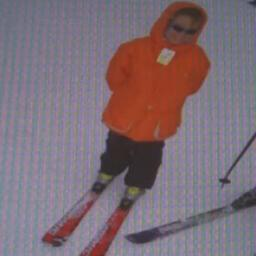
#> input picture sample_images/004.jpg, 256 x 256 px
$ python -i edge_aware.py   (imports and definitions only)   (older library calls are emulated)
#> lines starting #> are read from the running program, lines starting #| are printed output that depends on the picture
### backend/processing/gaussian.py
"""Gaussian Smoothing Filter for Moiré Pattern Reduction.

This module provides Gaussian smoothing baseline with support for:
- Full RGB / channel-independent processing
- Luminance-only processing in YCrCb color space
- Edge-case handling (small images, even kernel sizes, grayscale input)
"""

from typing import Union
import cv2
import numpy as np


def _ensure_bgr_uint8(image: np.ndarray) -> np.ndarray:
    """Ensure the image is a 3-channel BGR uint8 numpy array."""
    if not isinstance(image, np.ndarray):
        raise TypeError(f"Expected numpy.ndarray, got {type(image)}")
    if image.size == 0:
        raise ValueError("Image is empty")

    # Handle float / non-uint8 images
    if image.dtype != np.uint8:
        if np.issubdtype(image.dtype, np.floating):
            if image.max() <= 1.0:
                img_u8 = (image * 255.0).clip(0, 255).astype(np.uint8)
            else:
                img_u8 = image.clip(0, 255).astype(np.uint8)
        else:
            img_u8 = image.clip(0, 255).astype(np.uint8)
    else:
        img_u8 = image.copy()

    # Handle grayscale (2D or 3D with 1 channel)
    if img_u8.ndim == 2:
        img_u8 = cv2.cvtColor(img_u8, cv2.COLOR_GRAY2BGR)
    elif img_u8.ndim == 3 and img_u8.shape[2] == 1:
        img_u8 = cv2.cvtColor(img_u8, cv2.COLOR_GRAY2BGR)
    elif img_u8.ndim == 3 and img_u8.shape[2] == 4:
        # RGBA to BGR
        img_u8 = cv2.cvtColor(img_u8, cv2.COLOR_BGRA2BGR)
    elif img_u8.ndim != 3 or img_u8.shape[2] != 3:
        raise ValueError(f"Unsupported image shape: {image.shape}")

    return img_u8


# [60 lines left out: function gaussian_filter, not called in this run]

### backend/processing/edge_aware.py
"""Edge-Aware Adaptive Filtering for Screen Moiré Pattern Removal.

This module implements an adaptive edge-preserving filter combining:
- Gradient/edge map extraction (Sobel & Canny)
- Bilateral filtering for non-linear local tone smoothing
- Guided filtering (with cv2.ximgproc support and pure-NumPy/OpenCV fallback)
- Soft edge-weight blending to protect sharp text, gridlines, and UI icons
- Optional multi-scale processing
"""

from typing import Optional, Tuple
import cv2
import numpy as np

try:
    from processing.gaussian import _ensure_bgr_uint8
except ImportError:
    from backend.processing.gaussian import _ensure_bgr_uint8


# [68 lines left out: function guided_filter_manual, not called in this run]


def apply_guided_filter(
    guide: np.ndarray,
    src: np.ndarray,
    radius: int = 4,
    eps: float = 0.04,
) -> np.ndarray:
    """Wrapper that utilizes cv2.ximgproc.guidedFilter if available, otherwise manual fallback."""
    if hasattr(cv2, 'ximgproc') and hasattr(cv2.ximgproc, 'guidedFilter'):
        try:
            return cv2.ximgproc.guidedFilter(guide, src, radius, eps)
        except Exception:
            pass

    # Normalize to float32 [0, 1] if uint8
    guide_f = guide.astype(np.float32) / 255.0 if guide.dtype == np.uint8 else guide.astype(np.float32)
    src_f = src.astype(np.float32) / 255.0 if src.dtype == np.uint8 else src.astype(np.float32)

    res = guided_filter_manual(guide_f, src_f, radius=radius, eps=eps)
    return (res * 255.0).clip(0, 255).astype(np.uint8)


def compute_edge_mask(image: np.ndarray, edge_threshold: float = 50.0) -> np.ndarray:
    """Compute normalized edge retention mask [0, 1] where 1.0 means strong edge to retain.

    Args:
        image: BGR uint8 image.
        edge_threshold: Gradient threshold (10 - 200).

    Returns:
        Float32 mask of shape (H, W) in range [0, 1].
    """
    gray = cv2.cvtColor(image, cv2.COLOR_BGR2GRAY)

    # Compute Sobel gradients
    sobel_x = cv2.Sobel(gray, cv2.CV_32F, 1, 0, ksize=3)
    sobel_y = cv2.Sobel(gray, cv2.CV_32F, 0, 1, ksize=3)
    grad_mag = np.sqrt(sobel_x ** 2 + sobel_y ** 2)

    # Compute Canny binary edge map for fine lines
    canny = cv2.Canny(gray, int(edge_threshold * 0.7), int(edge_threshold * 1.5))
    canny_soft = cv2.GaussianBlur(canny.astype(np.float32) / 255.0, (3, 3), 1.0)

    # Normalize gradient magnitude
    norm_grad = np.clip(grad_mag / max(1.0, float(edge_threshold)), 0.0, 1.0)

    # Combine Sobel and soft Canny
    combined_mask = np.maximum(norm_grad, canny_soft)
    # Smooth mask slightly to prevent harsh edge seams
    smooth_mask = cv2.GaussianBlur(combined_mask, (3, 3), 0.8)
    return np.clip(smooth_mask, 0.0, 1.0).astype(np.float32)


def edge_aware_filter(
    image: np.ndarray,
    filter_strength: int = 75,
    edge_threshold: int = 50,
    bilateral_d: int = 9,
    bilateral_sigma_color: float = 75.0,
    bilateral_sigma_space: float = 75.0,
    guided_radius: int = 4,
    guided_eps: float = 0.04,
    use_guided: bool = True,
    multi_scale: bool = False,
    luminance_only: bool = False,
) -> np.ndarray:
    """Apply edge-aware adaptive filtering to suppress moiré while preserving sharp edges.

    Args:
        image: Input image (BGR uint8).
        filter_strength: Blending strength in [1, 100].
        edge_threshold: Threshold for edge preservation sensitivity in [10, 200].
        bilateral_d: Diameter of each pixel neighborhood for bilateral filter (5-15).
        bilateral_sigma_color: Filter sigma in the color space (25-150).
        bilateral_sigma_space: Filter sigma in the coordinate space (25-150).
        guided_radius: Radius of guided filter (2-16).
        guided_eps: Regularization parameter for guided filter (0.001-1.0).
        use_guided: Whether to include guided filtering stage.
        multi_scale: If True, applies multi-scale guided filtering.
        luminance_only: If True, applies edge-aware smoothing primarily to luminance.

    Returns:
        Filtered BGR image as uint8 numpy array.
    """
    img = _ensure_bgr_uint8(image)
    h, w = img.shape[:2]

    # Constrain parameters
    filter_strength = int(np.clip(filter_strength, 1, 100))
    edge_threshold = int(np.clip(edge_threshold, 10, 200))
    bilateral_d = int(np.clip(bilateral_d, 3, 15))
    guided_radius = int(np.clip(guided_radius, 2, 16))
    guided_eps = float(np.clip(guided_eps, 0.0001, 1.0))

    # Compute edge retention mask: 1.0 = sharp edge (preserve), 0.0 = flat/moiré region (smooth)
    edge_mask_2d = compute_edge_mask(img, edge_threshold=edge_threshold)
    edge_mask = np.repeat(edge_mask_2d[:, :, np.newaxis], 3, axis=2)

    # Step 1: Bilateral smoothing
    if luminance_only:
        ycrcb = cv2.cvtColor(img, cv2.COLOR_BGR2YCrCb)
        y = ycrcb[:, :, 0]
        y_bilateral = cv2.bilateralFilter(
            y,
            d=bilateral_d,
            sigmaColor=bilateral_sigma_color,
            sigmaSpace=bilateral_sigma_space,
        )
        ycrcb_bilat = ycrcb.copy()
        ycrcb_bilat[:, :, 0] = y_bilateral
        smoothed = cv2.cvtColor(ycrcb_bilat, cv2.COLOR_YCrCb2BGR)
    else:
        smoothed = cv2.bilateralFilter(
            img,
            d=bilateral_d,
            sigmaColor=bilateral_sigma_color,
            sigmaSpace=bilateral_sigma_space,
        )

    # Step 2: Guided filtering (optional refinement)
    if use_guided:
        gray_guide = cv2.cvtColor(img, cv2.COLOR_BGR2GRAY)
        smoothed = apply_guided_filter(
            gray_guide,
            smoothed,
            radius=guided_radius,
            eps=guided_eps,
        )

        if multi_scale:
            # Second stage with larger radius to capture broader moiré waves
            smoothed = apply_guided_filter(
                gray_guide,
                smoothed,
                radius=min(16, guided_radius * 2),
                eps=guided_eps * 2.0,
            )

    # Step 3: Adaptive Edge-Aware Blending
    # High edge region -> retains original image; Low edge region -> smoothed image
    filtered_blend = (edge_mask * img.astype(np.float32) +
                      (1.0 - edge_mask) * smoothed.astype(np.float32))

    # Step 4: Master Filter Strength blending
    alpha = filter_strength / 100.0
    final_output = alpha * filtered_blend + (1.0 - alpha) * img.astype(np.float32)

    return np.clip(final_output, 0, 255).astype(np.uint8)

>>> import cv2
>>> picture = cv2.imread('../../sample_images/004.jpg')
#> picture is the input picture: shape (256, 256, 3); mean B, G, R 117.9, 109.2, 125.6
>>> result = edge_aware_filter(picture)
#> in compute_edge_mask, `gray = cv2.cvtColor(image, cv2.COLOR_BGR2GRAY)`:
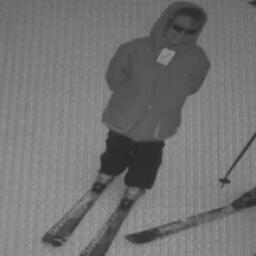
#> gray: shape (256, 256); min 37, max 159, mean 115.1
#> in compute_edge_mask, `sobel_y = cv2.Sobel(gray, cv2.CV_32F, 0, 1, ksize=3)`:
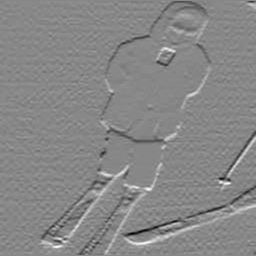
#> sobel_y: shape (256, 256) float32; min -260, max 231, mean 0.7; drawn with min black and max white
#> in compute_edge_mask, `grad_mag = np.sqrt(sobel_x ** 2 + sobel_y ** 2)`:
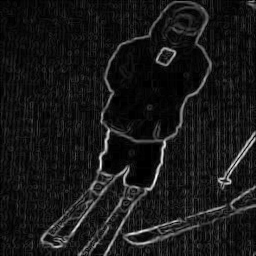
#> grad_mag: shape (256, 256) float32; min 0, max 294.5, mean 27.9; drawn with min black and max white
#> in compute_edge_mask, `canny = cv2.Canny(gray, int(edge_threshold * 0.7), int(edge_threshold ..`:
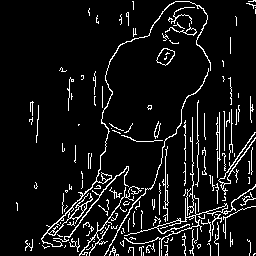
#> canny: shape (256, 256); 8% white in thin lines or dots
#> in compute_edge_mask, `canny_soft = cv2.GaussianBlur(canny.astype(np.float32) / 255.0, (3, 3)..`:
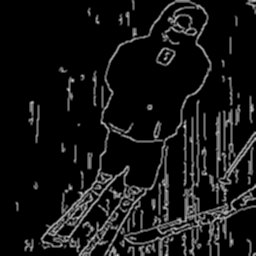
#> canny_soft: shape (256, 256) float32; min 0, max 0.85, mean 0.0799
#> in compute_edge_mask, `norm_grad = np.clip(grad_mag / max(1.0, float(edge_threshold)), 0.0, 1..`:
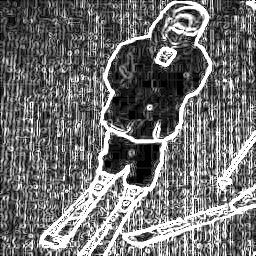
#> norm_grad: shape (256, 256) float32; min 0, max 1, mean 0.444
#> in compute_edge_mask, `smooth_mask = cv2.GaussianBlur(combined_mask, (3, 3), 0.8)`:
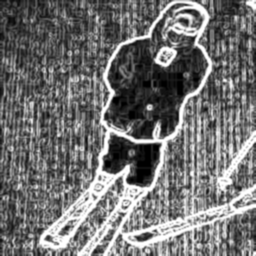
#> smooth_mask: shape (256, 256) float32; min 0, max 1, mean 0.447

$ run again, on sample_images/005.jpg
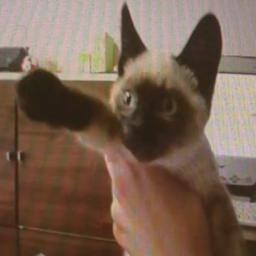
#> input picture sample_images/005.jpg, 256 x 256 px
#> picture is the input picture: shape (256, 256, 3); mean B, G, R 81.8, 97.9, 121.1
#> in compute_edge_mask, `canny = cv2.Canny(gray, int(edge_threshold * 0.7), int(edge_threshold ..`:
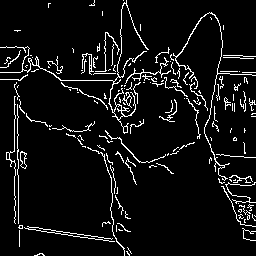
#> canny: shape (256, 256); 6.8% white in thin lines or dots
#> in compute_edge_mask, `smooth_mask = cv2.GaussianBlur(combined_mask, (3, 3), 0.8)`:
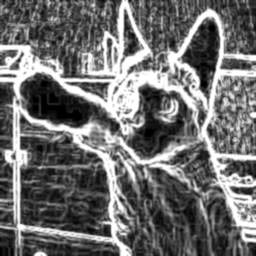
#> smooth_mask: shape (256, 256) float32; min 0, max 1, mean 0.435
